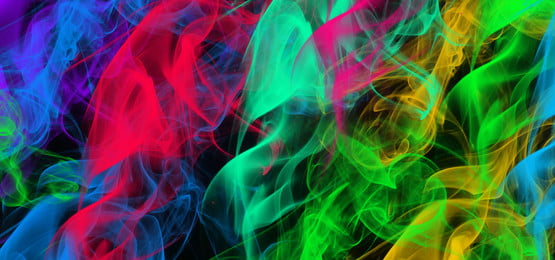
#> input picture aula01/jimmy.jpg, 555 x 260 px
$ jupyter execute --allow-errors aula1_02_ExemploFor.ipynb   (shell and % lines are left out)
#> lines starting #> are read from the running program, lines starting #| are printed output that depends on the picture; after the words box and inside, x2 and y2 are one past the last pixel; in counts of white or black regions, pixels touching at a corner belong together
# Exemplos de iteração com a imagem

Uma imagem aberta com o OpenCV é uma matriz do Numpy.
Para manipular essa imagem, podemos usar a sintaze facilitada dessa API, bem como trabalhar com loops.

[cell 1]
import cv2
print ("OpenCV Version : %s " % cv2.__version__)

Vamos ler uma imagem

[cell 2]
imagem = cv2.imread("imagem.png")

Note que, apesar de vermos a imagem como cinza, ela tem as três componentes R, G e B.

[cell 3]
from matplotlib import pyplot as plt
#> (the rest of this cell did not finish here and is left out)

Vamos recordar de como verificar quantos canais a imagem tem

#> (a cell that did not finish here is left out)

Como criamos a imagem de saída? Uma maneira é criar uma cópia da imagem de entrada (em tons de cinza, neste caso)

#> (a cell that did not finish here is left out)

#> (a cell that did not finish here is left out)

#> (a cell that did not finish here is left out)

Podemos zerar a imagem para usar como saída

#> (a cell that did not finish here is left out)

Note que, depois de zerar, vemos a imagem toda como preto

#> (a cell that did not finish here is left out)

Um outro jeito é criar uma imagem usando `np.zeros`, e a informação de `shape` que tínhamos visto antes

[cell 10]
import numpy as np
#> (the rest of this cell did not finish here and is left out)

#> (a cell that did not finish here is left out)

Vamos usar o mesmo loop acima para criar uma imagem mais interessante

[cell 12]
from math import pi
def scale(valor):
    return (valor/255.0)*16*pi

[cell 13]
from math import cos

#> (the rest of this cell did not finish here and is left out)

#> (a cell that did not finish here is left out)

Na imagem acima, vamos pintra de branco os pixels maiores do que 128.
Porém, vamos usar a indexação inteligente do Numpy.

#> (a cell that did not finish here is left out)

## Para praticar

Baixe uma imagem colorida da internet. Carregue a imagem com o OpenCV, converta para tons de cinza, e faça com que os pixels  maiores ou iguais a 128 fiquem brancos, enquanto os demais fiquem pretos. Faça isso de duas maneiras: a primeira com o laço `for`, e a segunda usando a indexação inteligente do numpy.

[cell 16]
# Usando o laço for
jimmy = cv2.imread("jimmy.jpg")
#> jimmy is the input picture: shape (260, 555, 3); mean B, G, R 73.1, 87.7, 64.1
jimmy_gray = cv2.cvtColor(jimmy, cv2.COLOR_BGR2GRAY)
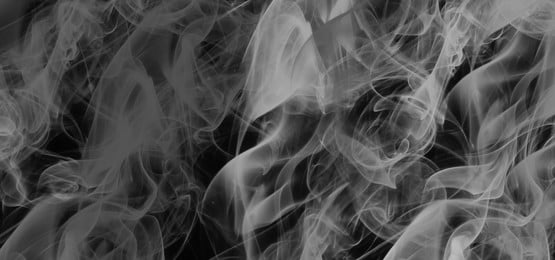
#> jimmy_gray: shape (260, 555); min 0, max 202, mean 79
saida = jimmy_gray.copy()

# plt.imshow(saida)

saida2 = np.zeros(jimmy_gray.shape, dtype=np.uint8)

for i in range(jimmy_gray.shape[0]):
    for j in range(jimmy_gray.shape[1]):
        if jimmy_gray[i][j] >= 128:
            saida2[i][j] = 255
        else:
            saida2[i][j] = 0
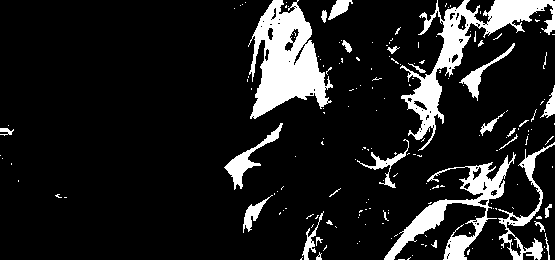
#> saida2: shape (260, 555); 12.7% white; 183 white regions (154 under 20 px), largest, box (x1, y1, x2, y2) and area: (248, 0, 333, 119) 5435, (400, 0, 555, 151) 4639, (384, 152, 516, 260) 3183

plt.imshow(saida2, cmap="gray", vmin = 0, vmax = 255)

[cell 17]
# Usando a indexação inteligente
jimmy = cv2.imread("jimmy.jpg")
# plt.imshow(jimmy)
jimmy_gray = cv2.cvtColor(jimmy, cv2.COLOR_BGR2GRAY)
saida3 = jimmy_gray.copy()

saida3[saida3 >= 128] = 255
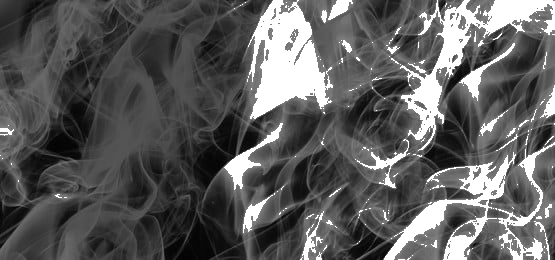
#> saida3: shape (260, 555); 12.73% of pixels changed, all inside (x1, y1, x2, y2) = (0, 0, 555, 260)
saida3[saida3 < 128] = 0
plt.imshow(saida3, cmap="gray", vmin=0, vmax=255)
plt.show()
